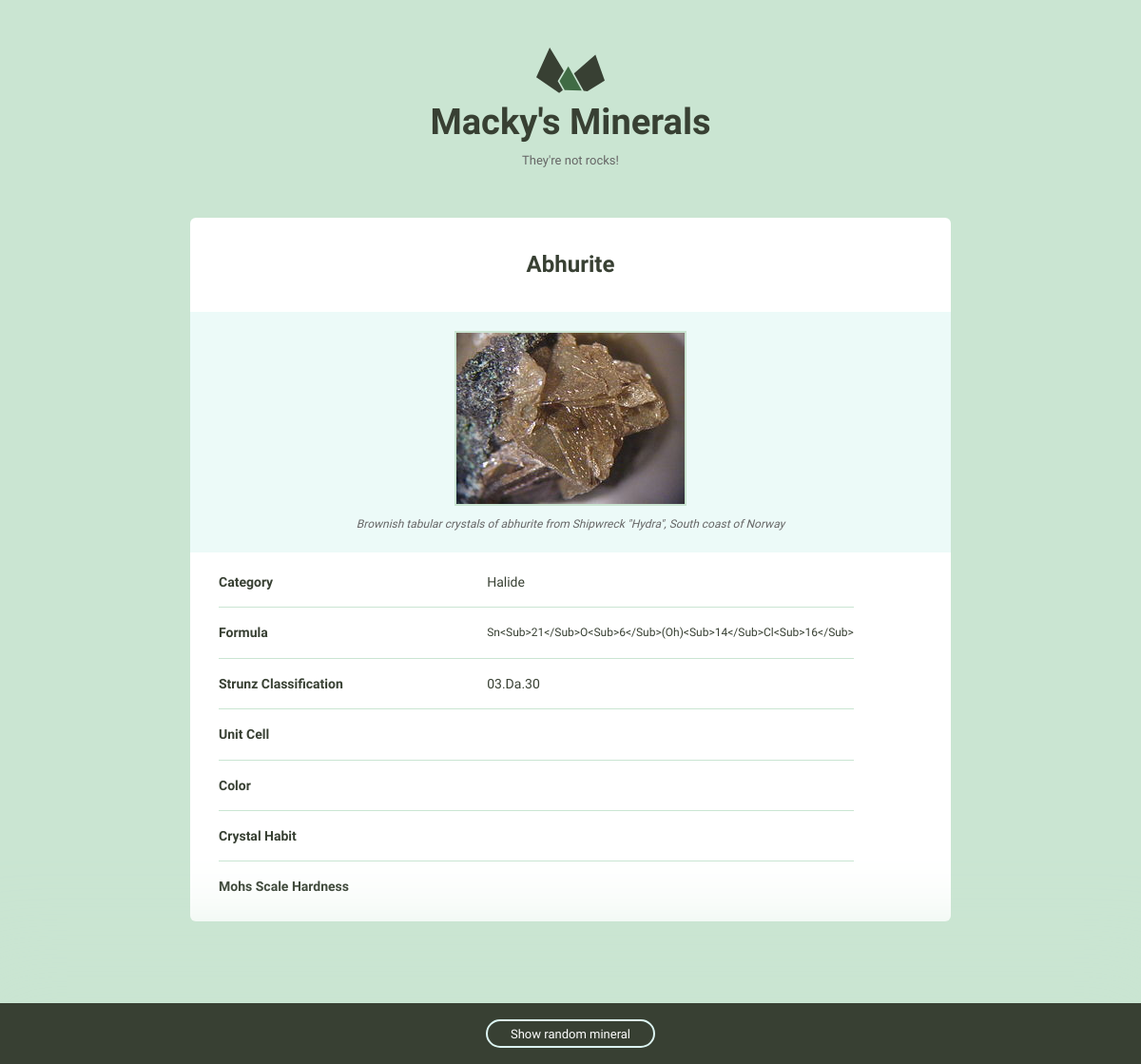
Screenshot of /3/ with the database file from the repository.
### minerals/models.py (models this page shows)
class Mineral(models.Model):
	image_filename = models.TextField(blank=True, default='')
	formula = models.TextField(blank=True, default='')
	optical_properties = models.TextField(blank=True, default='')
	cleavage = models.TextField(blank=True, default='')
	image_caption = models.TextField(blank=True, default='')
	streak = models.TextField(blank=True, default='')
	name = models.TextField(blank=True, default='')
	crystal_system = models.TextField(blank=True, default='')
	group = models.TextField(blank=True, default='')
	specific_gravity = models.TextField(blank=True, default='')
	strunz_classification = models.TextField(blank=True, default='')
	crystal_symmetry = models.TextField(blank=True, default='')
	mohs_scale_hardness = models.TextField(blank=True, default='')
	unit_cell = models.TextField(blank=True, default='')
	refractive_index = models.TextField(blank=True, default='')
	category = models.TextField(blank=True, default='')
	luster = models.TextField(blank=True, default='')
	color = models.TextField(blank=True, default='')
	crystal_habit = models.TextField(blank=True, default='')
	diaphaneity = models.TextField(blank=True, default='')

### minerals/views.py (the view)
# urls.py: url(r'(?P<pk>\d+)/$', views.mineral_detail, name='detail'),
def mineral_detail(request, pk):
	if pk == '1000000':
		x = Mineral.objects.all()
		x = len(x)
		pk = randint(1, x)
	mineral = get_object_or_404(Mineral, pk=pk)
	return render(request, 'minerals/detail.html', {'mineral': mineral})

### minerals/templates/minerals/detail.html
{% extends "layout.html" %}
{% load staticfiles %}
    {% block content %}
    <div class="grid-100 mineral__container">
      <h1 class="mineral__name">{{ mineral.name|title }}</h1>
      <div class="mineral__image-bg">
      {% with 'images/'|add:mineral.name|add:'.jpg' as image_static %}
        <img class="mineral__image" src="{% static image_static %}"/>
      {% endwith %}
        <p class="mineral__caption">{{ mineral.image_caption }}</p>
      </div>
      <div class="mineral__table-container">
        <table class="mineral__table">
          <tr>
            <td class="mineral__category">Category</td>
            <td>{{ mineral.category|title }}</td>
          </tr>
          <tr>
            <td class="mineral__category">Formula</td>
            <td class="mineral__formula">{{ mineral.formula|title }}</td>
          </tr>
          <tr>
            <td class="mineral__category">Strunz Classification</td>
            <td>{{ mineral.strunz_classification|title }}</td>
          </tr>
          <tr>
            <td class="mineral__category">Unit Cell</td>
            <td>{{ mineral.unit_cell|title }}</td>
          </tr>
          <tr>
            <td class="mineral__category">Color</td>
            <td>{{ mineral.color|title }}</td>
          </tr>
          <tr>
            <td class="mineral__category">Crystal Habit</td>
            <td>{{ mineral.crystal_habit|title }}</td>
          </tr>
          <tr>
            <td class="mineral__category">Mohs Scale Hardness</td>
            <td>{{ mineral.mohs_scale_hardness|title }}</td>
          </tr>
        </table>
      </div>
    </div>
{% endblock %}

### assets/css/global.css (style rules this page uses)
html { font-family: sans-serif; -ms-text-size-adjust: 100%; -webkit-text-size-adjust: 100%; }
body { margin: 0; }
h1 { font-size: 2em; margin: 0.67em 0; }
img { border: 0; }
table { border-collapse: collapse; border-spacing: 0; }
td, th { padding: 0; }
html { font-size: 62.5%; }
body { background-color: #CAE5D2; font-size: 1.5em; line-height: 1.6; font-weight: 400; font-family: "Cousine"; color: #666; }
.grid, .grid-5, .grid-10, .grid-15, .grid-20, .grid-25, .grid-30, .grid-33, .grid-35, .grid-40, .grid-45, .grid-50, .grid-55, .grid-60, .grid-65, .grid-66, .grid-70, .grid-75, .grid-80, .grid-90, .grid-95, .grid-100 { float: left; box-sizing: border-box; position: relative; }
.grid-100 { width: 100%; padding: 0 15px; }
h1, h2, h3, h4, h5, h6 { margin-top: 0; margin-bottom: 2rem; font-weight: bold; font-family: "Work Sans", sans-serif; color: #384033; }
h1 { font-size: 3.8rem; }
@media (min-width: 550px) { h1 { font-size: 3.8rem; } }
p { margin-top: 0; font-size: 1.6rem; }
th, td { padding: 15px; text-align: left; border-bottom: 1px solid #e1e1e1; }
th:first-child, td:first-child { padding-left: 0; }
th:last-child, td:last-child { padding-right: 0; }
table, p, ul { margin-bottom: 2.5rem; }
.mineral__container { background-color: #fff; border-radius: 6px; list-style: none; padding: 0; text-align: center; }
.mineral__name { display: block; width: 100%; margin: 0; font-size: 24px; padding: 30px 0 30px 0; }
.mineral__image { display: block; margin: 0 auto; border: solid 2px #CAE5D2; }
.mineral__image-bg { background-color: #ecfaf8; padding: 20px 0; }
.mineral__caption { font-size: 12px; font-style: italic; padding: 10px 0 0 0; margin: 0; }
.mineral__table { font-size: 14px; color: #384033; }
.mineral__table td { border-color: #CAE5D2; }
.mineral__table tr:last-of-type td { border-bottom: none; padding-bottom: 0; }
.mineral__table-container { padding: 5px 30px 0; }
.mineral__category { font-weight: bold; width: 40%; }
.mineral__formula { font-size: 12px; }

### rows the page displays
Mineral: name "Abhurite", image_caption "Brownish tabular crystals of abhurite from Shipwreck \"Hydra\", South coast of Norway", category "Halide", formula "Sn<Sub>21</Sub>O<Sub>6</Sub>(Oh)<Sub>14</Sub>Cl<Sub>16</Sub>", strunz_classification "03.Da.30"
